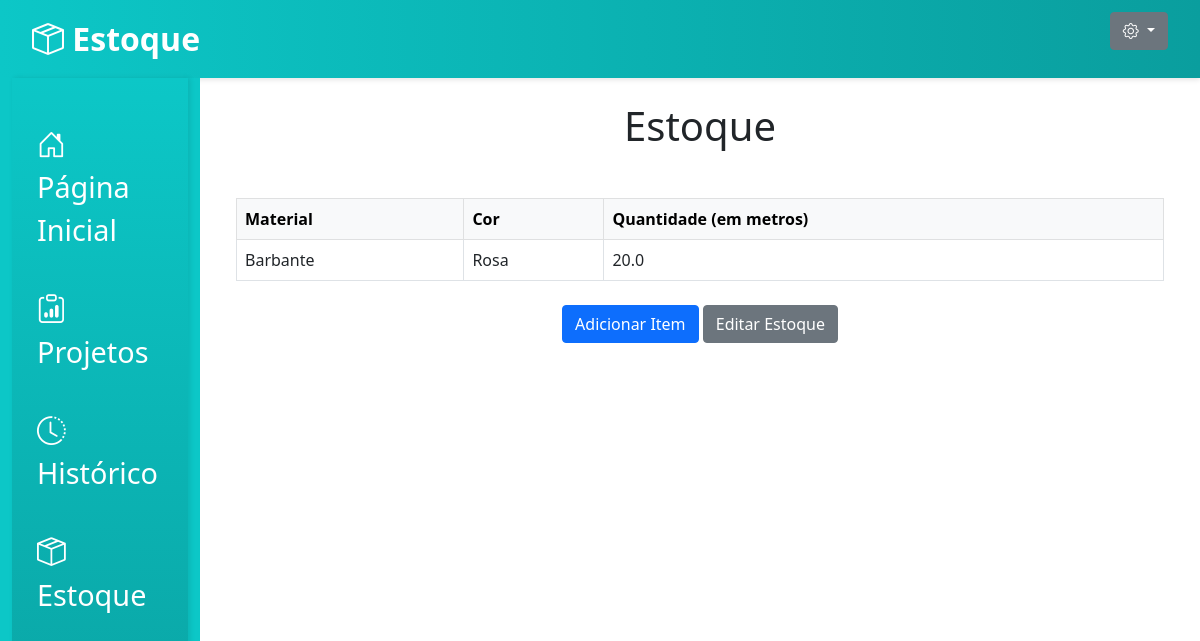
Screenshot of /estoque/ (signed in) with the database file from the repository.
### app_cad_usuario/models.py (models this page shows, shortened)
class Estoque(models.Model):
    user = models.ForeignKey(User, on_delete=models.CASCADE)  # Relaciona o estoque ao usuário
    material = models.CharField(max_length=100)  # Nome do material
    cor = models.CharField(max_length=50)  # Cor do material
    quantidade_metros = models.FloatField(default=0)  # Quantidade disponível em metros

### app_cad_usuario/views.py (the view, shortened to what this page needs)
# urls.py: path('estoque/', views.estoque, name='estoque'),
@login_required
def estoque(request):
    itens = Estoque.objects.filter(user=request.user)
    return render(request, 'usuario/estoque.html', {'itens': itens})

### app_cad_usuario/templates/usuario/estoque.html (shortened to what this page needs)
<!doctype html>
<html lang="en">
  <head>
    <link href="https://cdn.jsdelivr.net/npm/bootstrap@5.0.2/dist/css/bootstrap.min.css" rel="stylesheet">
    <link href="https://cdn.jsdelivr.net/npm/bootstrap-icons/font/bootstrap-icons.css" rel="stylesheet">
  </head>
  <body>
    <nav class="navbar-superior">
      <div class="container-fluid d-flex justify-content-between">
        <span class="navbar-brand">
          <i class="bi bi-box-seam"></i> Estoque
        </span>
        <div class="dropdown">
          <button class="btn btn-secondary dropdown-toggle" type="button" id="dropdownMenuButton" data-bs-toggle="dropdown" aria-expanded="false">
            <i class="bi bi-gear"></i>
          </button>
        </div>
      </div>
    </nav>
    <div class="container-fluid">
      <div class="row">
        <div class="col-md-2" style="background-color:rgb(12, 199, 199); min-height: 100vh;">
          <div class="menu-lateral">
            <ul class="nav flex-column mt-4">
              <li class="nav-item">
                <a class="nav-link" href="{% url 'pagina_inicial' %}">
                  <i class="bi bi-house-door"></i> Página Inicial
                </a>
              </li>
              <li class="nav-item">
                <a class="nav-link" href="{% url 'projetos' %}">
                  <i class="bi bi-clipboard-data"></i> Projetos
                </a>
              </li>
              <li class="nav-item">
                <a class="nav-link" href="{% url 'historico' %}">
                  <i class="bi bi-clock-history"></i> Histórico
                </a>
              </li>
              <li class="nav-item">
                <a class="nav-link" href="{% url 'estoque' %}">
                  <i class="bi bi-box-seam"></i> Estoque
                </a>
              </li>
            </ul>
          </div>
        </div>
        <div class="col-md-10">
          <div class="container mt-4">
            <h1 class="text-center">Estoque</h1>
            <table class="table table-bordered mt-5">
              <thead class="table-light">
                <tr>
                  <th>Material</th>
                  <th>Cor</th>
                  <th>Quantidade (em metros)</th>
                </tr>
              </thead>
              <tbody>
                {% for item in itens %}
                <tr>
                  <td>{{ item.material }}</td>
                  <td>{{ item.cor }}</td>
                  <td>{{ item.quantidade_metros }}</td>
                </tr>
                {% endfor %}
              </tbody>
            </table>
            <div class="text-center mt-4">
              <button class="btn btn-primary" onclick="abrirModalAdicionar()">Adicionar Item</button>
              <button class="btn btn-secondary" id="btnEditarEstoque">Editar Estoque</button>
            </div>
          </div>
        </div>
      </div>
    </div>
  </body>
</html>

### app_cad_usuario/templates/usuario/estoque.html (style rules this page uses)
.navbar-superior { background: linear-gradient(90deg, #0cc7c7, #0a9e9e); color: white; padding: 10px 20px; font-size: 1.5rem; box-shadow: 0 2px 5px rgba(0, 0, 0, 0.1); }
.navbar-superior .navbar-brand { font-size: 2rem; font-weight: bold; color: white; }
.menu-lateral { background: linear-gradient(180deg, #0cc7c7, #0a9e9e); min-height: 100vh; padding: 10px; box-shadow: 2px 0 5px rgba(0, 0, 0, 0.1); }
.menu-lateral .nav-link { font-size: 1.8rem; color: white; margin-bottom: 15px; padding: 10px 15px; border-radius: 5px; transition: background-color 0.3s ease; }
.menu-lateral .nav-link i { margin-right: 10px; }

### rows the page displays
Estoque: material "Barbante", cor "Rosa", quantidade_metros "20.0"
